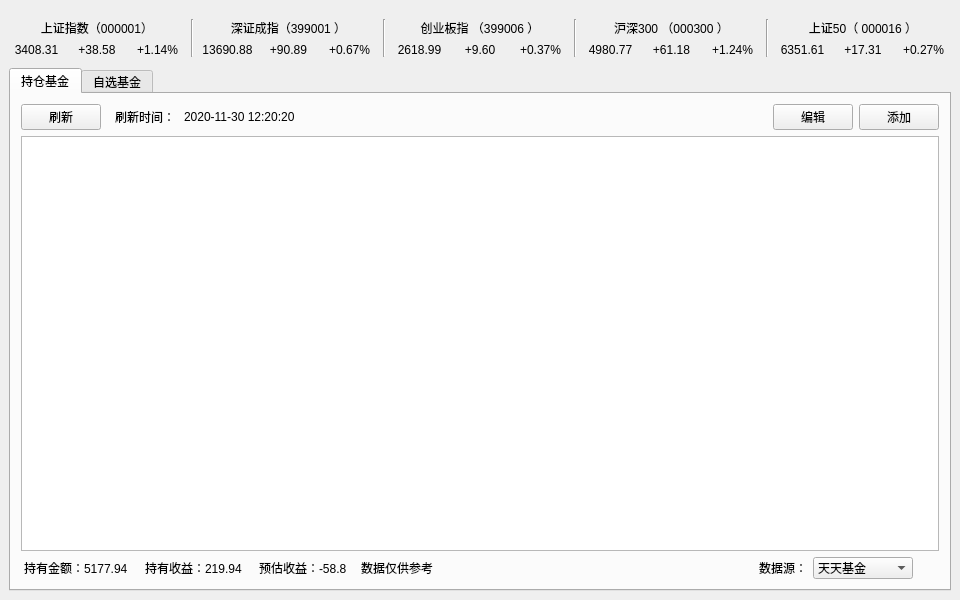
<?xml version="1.0" encoding="UTF-8"?>
<ui version="4.0">
 <class>MainWindow</class>
 <widget class="QMainWindow" name="MainWindow">
  <property name="geometry">
   <rect>
    <x>0</x>
    <y>0</y>
    <width>960</width>
    <height>600</height>
   </rect>
  </property>
  <property name="sizePolicy">
   <sizepolicy hsizetype="Expanding" vsizetype="Expanding">
    <horstretch>0</horstretch>
    <verstretch>0</verstretch>
   </sizepolicy>
  </property>
  <property name="windowTitle">
   <string>MainWindow</string>
  </property>
  <widget class="QWidget" name="centralwidget">
   <property name="sizePolicy">
    <sizepolicy hsizetype="Expanding" vsizetype="Expanding">
     <horstretch>0</horstretch>
     <verstretch>0</verstretch>
    </sizepolicy>
   </property>
   <layout class="QGridLayout" name="gridLayout_2">
    <item row="1" column="0">
     <layout class="QHBoxLayout" name="horizontalLayout_8">
      <item>
       <widget class="QTabWidget" name="tabWidget">
        <property name="layoutDirection">
         <enum>Qt::LeftToRight</enum>
        </property>
        <property name="styleSheet">
         <string notr="true"/>
        </property>
        <property name="tabShape">
         <enum>QTabWidget::Rounded</enum>
        </property>
        <property name="currentIndex">
         <number>0</number>
        </property>
        <widget class="QWidget" name="tab">
         <property name="sizePolicy">
          <sizepolicy hsizetype="Expanding" vsizetype="Expanding">
           <horstretch>0</horstretch>
           <verstretch>0</verstretch>
          </sizepolicy>
         </property>
         <attribute name="title">
          <string>持仓基金</string>
         </attribute>
         <layout class="QGridLayout" name="gridLayout">
          <property name="leftMargin">
           <number>10</number>
          </property>
          <property name="topMargin">
           <number>10</number>
          </property>
          <property name="rightMargin">
           <number>10</number>
          </property>
          <property name="bottomMargin">
           <number>10</number>
          </property>
          <item row="0" column="5">
           <widget class="QPushButton" name="addFundBtn">
            <property name="minimumSize">
             <size>
              <width>0</width>
              <height>25</height>
             </size>
            </property>
            <property name="text">
             <string>添加</string>
            </property>
           </widget>
          </item>
          <item row="3" column="0" colspan="6">
           <layout class="QHBoxLayout" name="horizontalLayout_6">
            <item>
             <widget class="QLabel" name="holdAmount">
              <property name="styleSheet">
               <string notr="true">margin-right:5px</string>
              </property>
              <property name="text">
               <string>持有金额：5177.94</string>
              </property>
             </widget>
            </item>
            <item>
             <widget class="QLabel" name="holdIncomeTxt">
              <property name="styleSheet">
               <string notr="true">margin-right:5px;</string>
              </property>
              <property name="text">
               <string>持有收益：219.94</string>
              </property>
             </widget>
            </item>
            <item>
             <widget class="QLabel" name="incomeTxt">
              <property name="styleSheet">
               <string notr="true">margin-right:5px;</string>
              </property>
              <property name="text">
               <string>预估收益：-58.8</string>
              </property>
             </widget>
            </item>
            <item>
             <widget class="QLabel" name="label_6">
              <property name="text">
               <string>数据仅供参考</string>
              </property>
             </widget>
            </item>
            <item>
             <spacer name="horizontalSpacer_3">
              <property name="orientation">
               <enum>Qt::Horizontal</enum>
              </property>
              <property name="sizeHint" stdset="0">
               <size>
                <width>40</width>
                <height>20</height>
               </size>
              </property>
             </spacer>
            </item>
            <item>
             <widget class="QLabel" name="label_4">
              <property name="text">
               <string>数据源：</string>
              </property>
             </widget>
            </item>
            <item>
             <widget class="QComboBox" name="dbSourceCob">
              <property name="minimumSize">
               <size>
                <width>100</width>
                <height>0</height>
               </size>
              </property>
              <property name="currentText">
               <string>天天基金</string>
              </property>
              <property name="currentIndex">
               <number>1</number>
              </property>
              <item>
               <property name="text">
                <string>易读优</string>
               </property>
              </item>
              <item>
               <property name="text">
                <string>天天基金</string>
               </property>
              </item>
              <item>
               <property name="text">
                <string>蚂蚁财富</string>
               </property>
              </item>
             </widget>
            </item>
            <item>
             <widget class="ClickableLabel" name="settingLabel">
              <property name="minimumSize">
               <size>
                <width>20</width>
                <height>20</height>
               </size>
              </property>
              <property name="maximumSize">
               <size>
                <width>20</width>
                <height>20</height>
               </size>
              </property>
              <property name="styleSheet">
               <string notr="true">QLabel:hover{
background-color: #ffffff;
border-radius:5px;
}</string>
              </property>
              <property name="text">
               <string/>
              </property>
              <property name="pixmap">
               <pixmap resource="fund_resource.qrc">:/icon/setting/setting.png</pixmap>
              </property>
              <property name="scaledContents">
               <bool>false</bool>
              </property>
              <property name="alignment">
               <set>Qt::AlignCenter</set>
              </property>
             </widget>
            </item>
           </layout>
          </item>
          <item row="0" column="4">
           <widget class="QPushButton" name="editFundBtn">
            <property name="minimumSize">
             <size>
              <width>0</width>
              <height>25</height>
             </size>
            </property>
            <property name="text">
             <string>编辑</string>
            </property>
           </widget>
          </item>
          <item row="2" column="0" colspan="6">
           <widget class="QTableWidget" name="positionTable">
            <property name="editTriggers">
             <set>QAbstractItemView::NoEditTriggers</set>
            </property>
            <property name="alternatingRowColors">
             <bool>true</bool>
            </property>
            <property name="selectionMode">
             <enum>QAbstractItemView::ExtendedSelection</enum>
            </property>
            <property name="selectionBehavior">
             <enum>QAbstractItemView::SelectRows</enum>
            </property>
            <property name="showGrid">
             <bool>true</bool>
            </property>
            <property name="gridStyle">
             <enum>Qt::SolidLine</enum>
            </property>
            <property name="sortingEnabled">
             <bool>true</bool>
            </property>
            <property name="wordWrap">
             <bool>false</bool>
            </property>
            <property name="columnCount">
             <number>0</number>
            </property>
            <attribute name="horizontalHeaderHighlightSections">
             <bool>false</bool>
            </attribute>
            <attribute name="horizontalHeaderStretchLastSection">
             <bool>false</bool>
            </attribute>
            <attribute name="verticalHeaderVisible">
             <bool>false</bool>
            </attribute>
            <attribute name="verticalHeaderHighlightSections">
             <bool>false</bool>
            </attribute>
           </widget>
          </item>
          <item row="0" column="3">
           <spacer name="horizontalSpacer">
            <property name="orientation">
             <enum>Qt::Horizontal</enum>
            </property>
            <property name="sizeHint" stdset="0">
             <size>
              <width>40</width>
              <height>20</height>
             </size>
            </property>
           </spacer>
          </item>
          <item row="0" column="2">
           <widget class="QLabel" name="position_refresh_time_txt">
            <property name="text">
             <string>2020-11-30 12:20:20</string>
            </property>
           </widget>
          </item>
          <item row="0" column="1">
           <widget class="QLabel" name="label_2">
            <property name="styleSheet">
             <string notr="true">margin-left:5px</string>
            </property>
            <property name="text">
             <string>刷新时间：</string>
            </property>
           </widget>
          </item>
          <item row="0" column="0">
           <widget class="QPushButton" name="positionRefreshBtn">
            <property name="minimumSize">
             <size>
              <width>0</width>
              <height>25</height>
             </size>
            </property>
            <property name="text">
             <string>刷新</string>
            </property>
           </widget>
          </item>
         </layout>
        </widget>
        <widget class="QWidget" name="tab_2">
         <attribute name="title">
          <string>自选基金</string>
         </attribute>
         <layout class="QGridLayout" name="gridLayout_3">
          <property name="leftMargin">
           <number>10</number>
          </property>
          <property name="topMargin">
           <number>10</number>
          </property>
          <property name="rightMargin">
           <number>10</number>
          </property>
          <property name="bottomMargin">
           <number>10</number>
          </property>
          <item row="1" column="0" colspan="6">
           <widget class="QTableWidget" name="optionalTable">
            <property name="editTriggers">
             <set>QAbstractItemView::NoEditTriggers</set>
            </property>
            <property name="alternatingRowColors">
             <bool>true</bool>
            </property>
            <property name="wordWrap">
             <bool>false</bool>
            </property>
            <attribute name="horizontalHeaderHighlightSections">
             <bool>false</bool>
            </attribute>
           </widget>
          </item>
          <item row="0" column="3">
           <spacer name="horizontalSpacer_2">
            <property name="orientation">
             <enum>Qt::Horizontal</enum>
            </property>
            <property name="sizeHint" stdset="0">
             <size>
              <width>40</width>
              <height>20</height>
             </size>
            </property>
           </spacer>
          </item>
          <item row="0" column="5">
           <widget class="QPushButton" name="addOptionalFundBtn">
            <property name="minimumSize">
             <size>
              <width>0</width>
              <height>25</height>
             </size>
            </property>
            <property name="text">
             <string>添加</string>
            </property>
           </widget>
          </item>
          <item row="0" column="0">
           <widget class="QPushButton" name="optionalRefreshBtn">
            <property name="minimumSize">
             <size>
              <width>0</width>
              <height>25</height>
             </size>
            </property>
            <property name="text">
             <string>刷新</string>
            </property>
           </widget>
          </item>
          <item row="0" column="1">
           <widget class="QLabel" name="label_7">
            <property name="styleSheet">
             <string notr="true">margin-left:5px</string>
            </property>
            <property name="text">
             <string>刷新时间：</string>
            </property>
           </widget>
          </item>
          <item row="0" column="4">
           <widget class="QLineEdit" name="optionalFundCodeTxt">
            <property name="minimumSize">
             <size>
              <width>0</width>
              <height>23</height>
             </size>
            </property>
            <property name="maximumSize">
             <size>
              <width>200</width>
              <height>16777215</height>
             </size>
            </property>
            <property name="styleSheet">
             <string notr="true">padding-left:3px;</string>
            </property>
            <property name="placeholderText">
             <string>基金代码或名称</string>
            </property>
            <property name="clearButtonEnabled">
             <bool>true</bool>
            </property>
           </widget>
          </item>
          <item row="0" column="2">
           <widget class="QLabel" name="optional_refresh_time_txt">
            <property name="text">
             <string>2020-11-30 12:20:20</string>
            </property>
           </widget>
          </item>
         </layout>
        </widget>
       </widget>
      </item>
     </layout>
    </item>
    <item row="0" column="0">
     <layout class="QHBoxLayout" name="horizontalLayout">
      <property name="sizeConstraint">
       <enum>QLayout::SetDefaultConstraint</enum>
      </property>
      <property name="leftMargin">
       <number>0</number>
      </property>
      <property name="topMargin">
       <number>10</number>
      </property>
      <property name="rightMargin">
       <number>0</number>
      </property>
      <property name="bottomMargin">
       <number>5</number>
      </property>
      <item>
       <layout class="QVBoxLayout" name="verticalLayout">
        <item>
         <widget class="QLabel" name="label">
          <property name="text">
           <string>上证指数（000001）</string>
          </property>
          <property name="alignment">
           <set>Qt::AlignCenter</set>
          </property>
         </widget>
        </item>
        <item>
         <layout class="QHBoxLayout" name="horizontalLayout_2">
          <item>
           <widget class="QLabel" name="SHZ_Price">
            <property name="text">
             <string>3408.31</string>
            </property>
            <property name="alignment">
             <set>Qt::AlignCenter</set>
            </property>
           </widget>
          </item>
          <item>
           <widget class="QLabel" name="SHZ_PriceChange">
            <property name="text">
             <string>+38.58</string>
            </property>
            <property name="alignment">
             <set>Qt::AlignCenter</set>
            </property>
           </widget>
          </item>
          <item>
           <widget class="QLabel" name="SHZ_ChangePercent">
            <property name="text">
             <string>+1.14%</string>
            </property>
            <property name="alignment">
             <set>Qt::AlignCenter</set>
            </property>
           </widget>
          </item>
         </layout>
        </item>
       </layout>
      </item>
      <item>
       <widget class="Line" name="line">
        <property name="orientation">
         <enum>Qt::Vertical</enum>
        </property>
       </widget>
      </item>
      <item>
       <layout class="QVBoxLayout" name="verticalLayout_5">
        <item>
         <widget class="QLabel" name="label_3">
          <property name="text">
           <string>深证成指（399001 ）</string>
          </property>
          <property name="alignment">
           <set>Qt::AlignCenter</set>
          </property>
         </widget>
        </item>
        <item>
         <layout class="QHBoxLayout" name="horizontalLayout_3">
          <item>
           <widget class="QLabel" name="SZZ_Price">
            <property name="text">
             <string>13690.88</string>
            </property>
            <property name="alignment">
             <set>Qt::AlignCenter</set>
            </property>
           </widget>
          </item>
          <item>
           <widget class="QLabel" name="SZZ_PriceChange">
            <property name="text">
             <string>+90.89</string>
            </property>
            <property name="alignment">
             <set>Qt::AlignCenter</set>
            </property>
           </widget>
          </item>
          <item>
           <widget class="QLabel" name="SZZ_ChangePercent">
            <property name="text">
             <string>+0.67%</string>
            </property>
            <property name="alignment">
             <set>Qt::AlignCenter</set>
            </property>
           </widget>
          </item>
         </layout>
        </item>
       </layout>
      </item>
      <item>
       <widget class="Line" name="line_2">
        <property name="orientation">
         <enum>Qt::Vertical</enum>
        </property>
       </widget>
      </item>
      <item>
       <layout class="QVBoxLayout" name="verticalLayout_2">
        <item>
         <widget class="QLabel" name="label_10">
          <property name="text">
           <string>创业板指 （399006 ）</string>
          </property>
          <property name="alignment">
           <set>Qt::AlignCenter</set>
          </property>
         </widget>
        </item>
        <item>
         <layout class="QHBoxLayout" name="horizontalLayout_7">
          <item>
           <widget class="QLabel" name="CY_Price">
            <property name="text">
             <string>2618.99</string>
            </property>
            <property name="alignment">
             <set>Qt::AlignCenter</set>
            </property>
           </widget>
          </item>
          <item>
           <widget class="QLabel" name="CY_PriceChange">
            <property name="text">
             <string>+9.60</string>
            </property>
            <property name="alignment">
             <set>Qt::AlignCenter</set>
            </property>
           </widget>
          </item>
          <item>
           <widget class="QLabel" name="CY_ChangePercent">
            <property name="text">
             <string>+0.37%</string>
            </property>
            <property name="alignment">
             <set>Qt::AlignCenter</set>
            </property>
           </widget>
          </item>
         </layout>
        </item>
       </layout>
      </item>
      <item>
       <widget class="Line" name="line_4">
        <property name="orientation">
         <enum>Qt::Vertical</enum>
        </property>
       </widget>
      </item>
      <item>
       <layout class="QVBoxLayout" name="verticalLayout_6">
        <item>
         <widget class="QLabel" name="label_11">
          <property name="text">
           <string>沪深300 （000300 ）</string>
          </property>
          <property name="alignment">
           <set>Qt::AlignCenter</set>
          </property>
         </widget>
        </item>
        <item>
         <layout class="QHBoxLayout" name="horizontalLayout_4">
          <item>
           <widget class="QLabel" name="HS_Price">
            <property name="text">
             <string>4980.77</string>
            </property>
            <property name="alignment">
             <set>Qt::AlignCenter</set>
            </property>
           </widget>
          </item>
          <item>
           <widget class="QLabel" name="HS_PriceChange">
            <property name="text">
             <string>+61.18</string>
            </property>
            <property name="alignment">
             <set>Qt::AlignCenter</set>
            </property>
           </widget>
          </item>
          <item>
           <widget class="QLabel" name="HS_ChangePercent">
            <property name="text">
             <string>+1.24%</string>
            </property>
            <property name="alignment">
             <set>Qt::AlignCenter</set>
            </property>
           </widget>
          </item>
         </layout>
        </item>
       </layout>
      </item>
      <item>
       <widget class="Line" name="line_3">
        <property name="orientation">
         <enum>Qt::Vertical</enum>
        </property>
       </widget>
      </item>
      <item>
       <layout class="QVBoxLayout" name="verticalLayout_4">
        <item>
         <widget class="QLabel" name="label_5">
          <property name="text">
           <string>上证50（ 000016 ）</string>
          </property>
          <property name="alignment">
           <set>Qt::AlignCenter</set>
          </property>
         </widget>
        </item>
        <item>
         <layout class="QHBoxLayout" name="horizontalLayout_5">
          <item>
           <widget class="QLabel" name="SZ_Price">
            <property name="text">
             <string>6351.61</string>
            </property>
            <property name="alignment">
             <set>Qt::AlignCenter</set>
            </property>
           </widget>
          </item>
          <item>
           <widget class="QLabel" name="SZ_PriceChange">
            <property name="text">
             <string>+17.31</string>
            </property>
            <property name="alignment">
             <set>Qt::AlignCenter</set>
            </property>
           </widget>
          </item>
          <item>
           <widget class="QLabel" name="SZ_ChangePercent">
            <property name="text">
             <string>+0.27%</string>
            </property>
            <property name="alignment">
             <set>Qt::AlignCenter</set>
            </property>
           </widget>
          </item>
         </layout>
        </item>
       </layout>
      </item>
     </layout>
    </item>
   </layout>
  </widget>
 </widget>
 <customwidgets>
  <customwidget>
   <class>ClickableLabel</class>
   <extends>QLabel</extends>
   <header>form.clickable_label.h</header>
  </customwidget>
 </customwidgets>
 <resources>
  <include location="fund_resource.qrc"/>
 </resources>
 <connections/>
</ui>
